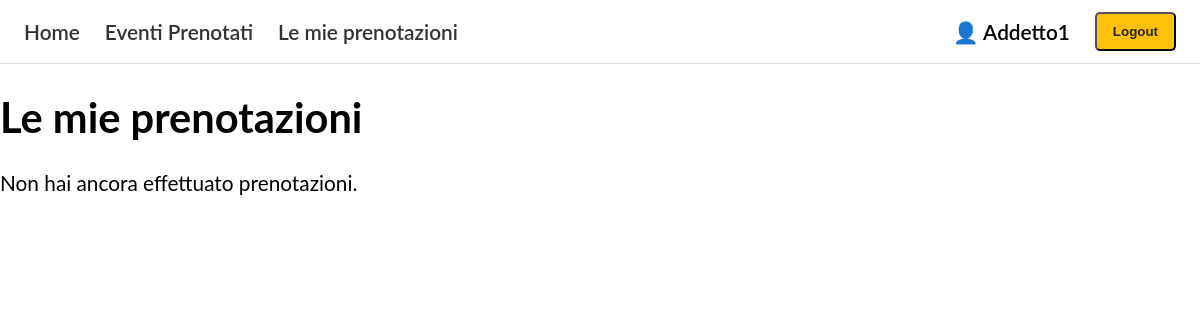
/catalog/mie-prenotazioni/ (signed in), run on an earlier commit of the app's database.
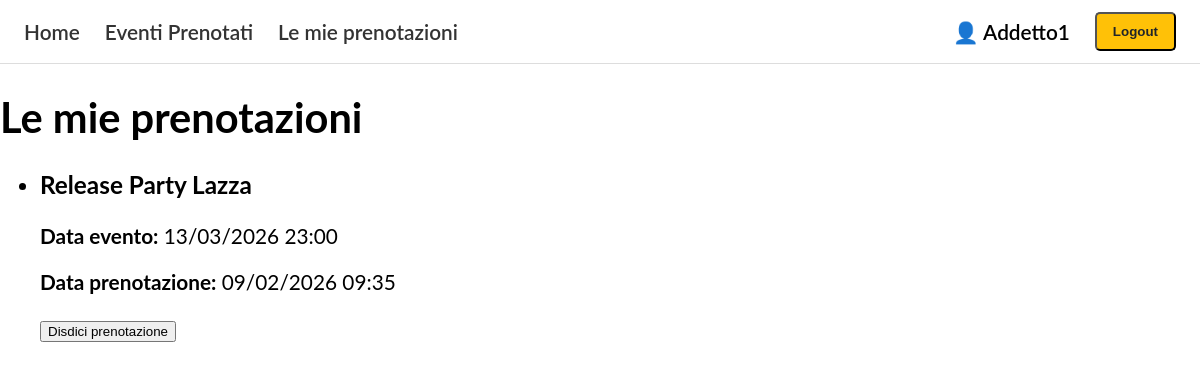
And on a later commit of the database.
### catalog/models.py (models this page shows, shortened)
class Prenotazione(models.Model):
    evento = models.ForeignKey(Evento, on_delete=models.CASCADE)
    utente = models.ForeignKey(User, on_delete=models.CASCADE)
    data_prenotazione = models.DateTimeField(auto_now_add=True)
    class Meta:
        unique_together = ('evento', 'utente')
        verbose_name = "Prenotazione"
        verbose_name_plural = "Prenotazioni"

class Evento(models.Model):
    titolo = models.CharField(max_length=200)
    descrizione = models.TextField(blank=True)
    data = models.DateTimeField()
    posti_totali = models.PositiveIntegerField()
    creatore = models.ForeignKey(User, on_delete=models.CASCADE)
    immagine = models.ImageField(upload_to="eventi/",blank=True,null=True)
    class Meta:
        verbose_name = "Evento"
        verbose_name_plural = "Eventi"

### catalog/views.py (the view)
# urls.py: path('mie-prenotazioni/', views.mie_prenotazioni, name='mie-prenotazioni'),
@login_required
def mie_prenotazioni(request):
    prenotazioni = Prenotazione.objects.filter(
        utente=request.user
    ).select_related('evento')
    return render(request, 'catalog/mie_prenotazioni.html', {
        'prenotazioni': prenotazioni
    })

### catalog/templates/catalog/mie_prenotazioni.html (shortened to what this page needs)
{% extends "base_generic.html" %}
{% block content %}
<h1>Le mie prenotazioni</h1>
{% if prenotazioni %}
<ul class="prenotazioni-list">
  {% for prenotazione in prenotazioni %}
  <li class="prenotazione-item">
    <h3>{{ prenotazione.evento.titolo }}</h3>
    <p>
      <strong>Data evento:</strong>
      {{ prenotazione.evento.data|date:"d/m/Y H:i" }}
    </p>
    <p>
      <strong>Data prenotazione:</strong>
      {{ prenotazione.data_prenotazione|date:"d/m/Y H:i" }}
    </p>
    <form method="post" action="{% url 'disdici-prenotazione' prenotazione.id %}">
      <button type="submit" class="link-action">
        Disdici prenotazione
      </button>
    </form>
  </li>
  {% endfor %}
</ul>
{% else %}
<p>Non hai ancora effettuato prenotazioni.</p>
{% endif %}
{% endblock %}

What changed in the data, as far as the page shows it:
added Prenotazione: evento.titolo "Release Party Lazza", evento.data "13/03/2026 23:00", data_prenotazione "09/02/2026 09:35"
Also different on the page:
text no longer shown: "Non hai ancora effettuato prenotazioni."
